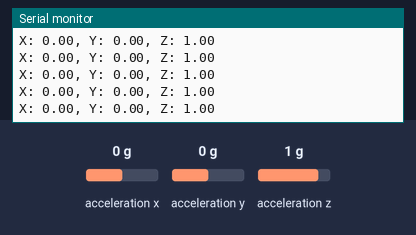
Simulated run of this sketch. Board: ESP32. Shown: the last lines printed to the serial monitor. Inputs (shaded band) come from the test bench; at power-on: acceleration x 0 g, acceleration y 0 g, acceleration z 1 g. WiFi joins after 1.5 s; servers stay silent unless stated.

Above: at 3.7 s.
3.8 s: acceleration x set to -1.4 g
At 4.7 s:
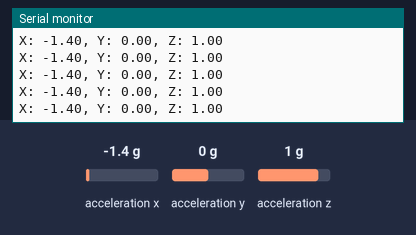
5.3 s: acceleration y set to -1.4 g
At 6.1 s:
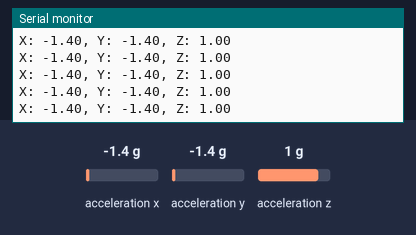
6.8 s: acceleration z set to -1.4 g
At 7.7 s:
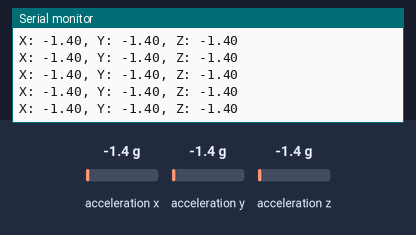

Measured:
- after the input at 3.8 s, the serial monitor: prints a new line at once (image 1)
- after the input at 5.3 s, the serial monitor: prints a new line at once (image 2)
- after the input at 6.8 s, the serial monitor: prints a new line at once (image 3)

The sketch:

main.ino
```cpp
#include <WiFi.h>
#include <Arduino_LSM6DSOX.h>
#include <PulseSensorPlayground.h>
#include <Wire.h>

// constants
const char* ssid = "esp_test";
const char* password = "pctq3111";
const int pulse_threshold = 400;
const int movement_threshold = 9999;


// wire setup
// avoid using pins 6-11 since it affects memory
// avoid using 0, 2, 15 since it affects boot
const int pulse_wire = A1; // wire that pulse sensor is connected to, change to actual pin later

// globals
PulseSensorPlayground pulse_sensor;

void setup() {
    Serial.begin(115200);
    delay(1000);

    // // init code for pulse sensor
    // pulse_sensor.analogInput(pulse_wire);
    // // pulse_sensor.blinkOnPulse(led);
    // pulse_sensor.setThreshold(pulse_threshold);

    // if (!pulse_sensor.begin()) {
    //     Serial.println("error while initializing pulse sensor");
    // }

    // init code for accelerometer
    // TODO: look at interrupts so that the lsm6ds0x can wake up esp32 when needed
    Wire.begin(18, 17); // SDA, SCL
    if (!IMU.begin()) {
        Serial.println("error while initializing lsm6ds0x");
        while (1);
    }

    WiFi.mode(WIFI_STA); // sets esp to station mode so it can connect to internet
    WiFi.begin(ssid, password); // starts up wifi
    Serial.println("\nConnecting");

    while(WiFi.status() != WL_CONNECTED){
        Serial.print(".");
        delay(100);
    }

    Serial.println("\nConnected to the WiFi network");
    Serial.print("Local ESP32 IP: ");
    Serial.println(WiFi.localIP());
}

void loop() {
    float x, y, z; // current position variables

    // test for accelerometer hookup
    if (IMU.accelerationAvailable()) {
        IMU.readAcceleration(x, y, z);
        Serial.print("X: "); Serial.print(x);
        Serial.print(", Y: "); Serial.print(y);
        Serial.print(", Z: "); Serial.println(z);
    }

    // if(pulse_sensor.sawStartOfBeat()) {
    //     int BPM = pulse_sensor.getBeatsPerMinute();

    //     Serial.print("BPM: ");
    //     Serial.println(BPM);
    // }

    delay(20);
}
```
